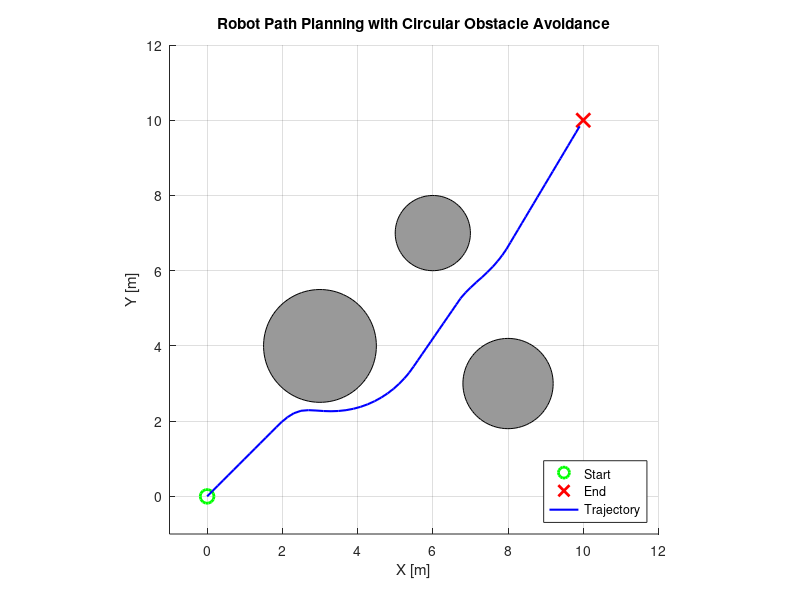

Reproduce this figure in MATLAB.
% Trajectory Planning with Obstacle Avoidance
% A simple script to visualize a robot navigating from start to goal
% while avoiding circular obstacles using basic repulsive potential fields.

% Environment Setup
start = [0, 0];
goal = [10, 10];

% Define circular obstacles: [x_center, y_center, radius]
obstacles = [3, 4, 1.5;
             6, 7, 1;
             8, 3, 1.2];

% Plot setup
figure;
axis equal;
xlim([-1 12]);
ylim([-1 12]);
hold on;
grid on;

% Plot start and goal
plot(start(1), start(2), 'go', 'MarkerSize', 10, 'LineWidth', 2);  % green start
plot(goal(1), goal(2), 'rx', 'MarkerSize', 10, 'LineWidth', 2);    % red goal

% Initialize robot position
pos = start;
trajectory = pos;

% Simulation parameters
step_size = 0.2;
tolerance = 0.3;
max_iters = 1000;

for k = 1:max_iters
    % Attractive force toward goal
    to_goal = goal - pos;
    dist_to_goal = norm(to_goal);
    if dist_to_goal < tolerance
        break;
    end
    force = to_goal / dist_to_goal; % normalized

    % Repulsive force from obstacles
    for i = 1:size(obstacles,1)
        obs = obstacles(i,1:2);
        r = obstacles(i,3);
        to_obs = pos - obs;
        dist = norm(to_obs);
        safe_dist = r + 1.0;  % buffer zone
        if dist < safe_dist
            repulse = (safe_dist - dist) * to_obs / dist;
            force = force + repulse;
        end
    end

    % Normalize total force
    force = force / norm(force);

    % Take step
    pos = pos + step_size * force;
    trajectory = [trajectory; pos];
end

% Final trajectory plot
plot(trajectory(:,1), trajectory(:,2), 'b-', 'LineWidth', 1.5);

% Plot obstacles
theta = linspace(0, 2*pi, 100);
for i = 1:size(obstacles,1)
    xc = obstacles(i,1); yc = obstacles(i,2); r = obstacles(i,3);
    fill(xc + r*cos(theta), yc + r*sin(theta), [0.6 0.6 0.6]); % gray circles
end

legend('Start', 'End', 'Trajectory', 'Location', 'southeast')
xlabel('X [m]')
ylabel('Y [m]')
title('Robot Path Planning with Circular Obstacle Avoidance');
